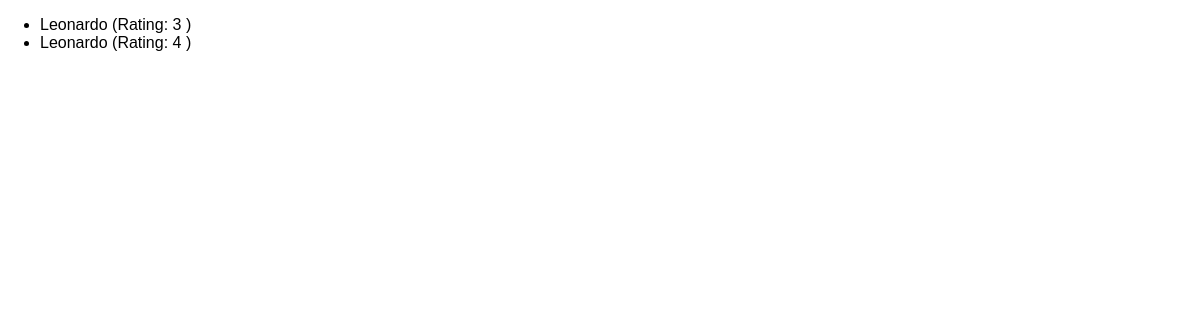
Page /reviews on the earlier database version.
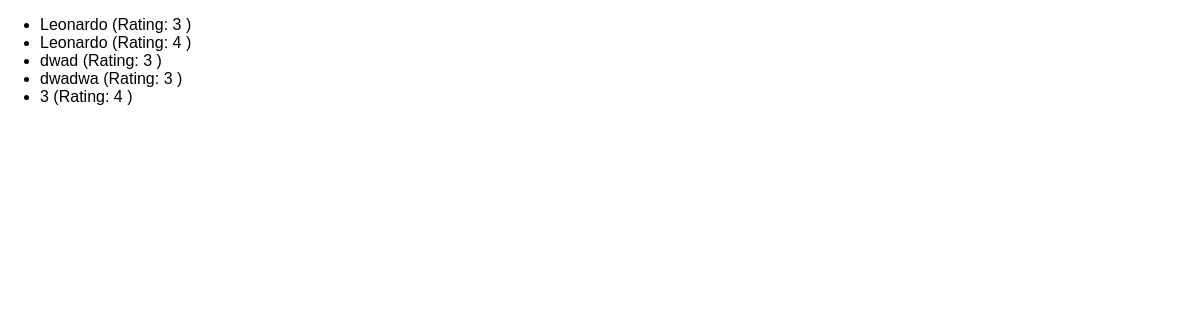
Same page on the later database version.
### reviews/models.py (models this page shows)
class Review(models.Model):
    user_name = models.CharField(max_length=100)
    review_text = models.TextField()
    rating = models.IntegerField()

### reviews/views.py (the view)
# urls.py: path("reviews", views.ReviewsListView.as_view()),
class ReviewsListView(ListView):
    template_name = "reviews/review_list.html"
    model = Review
    context_object_name = "reviews"

### reviews/templates/reviews/review_list.html (shortened to what this page needs)
{% extends "reviews/base.html" %}
{% block content %}
    <ul>
        {% for review in reviews %}
            <li>{{ review.user_name }} (Rating: {{review.rating }} ) </li>
        {% endfor %}
    </ul>
{% endblock %}

### reviews/templates/reviews/base.html (shortened to what this page needs)
{% load static %}
<!DOCTYPE html>
<html lang="en">
<head>
  <link rel="stylesheet" href="{% static "reviews/styles.css" %}">
</head>
<body>
  {% block content %}
  {% endblock %}
</body>
</html>

### reviews/static/reviews/styles.css (style rules this page uses)
body { font-family: sans-serif; margin: 0; }

Differences in the rows shown:
added Review: user_name "dwad", rating "3"
added Review: user_name "dwadwa", rating "3"
added Review: user_name "3", rating "4"
